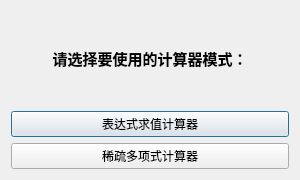
<?xml version="1.0" encoding="UTF-8"?>
<ui version="4.0">
 <class>ModeSelectDialog</class>
 <widget class="QDialog" name="ModeSelectDialog">
  <property name="geometry">
   <rect>
    <x>0</x>
    <y>0</y>
    <width>300</width>
    <height>180</height>
   </rect>
  </property>
  <property name="windowTitle">
   <string>选择计算器模式</string>
  </property>
  <layout class="QVBoxLayout" name="verticalLayout">
   <item>
    <widget class="QLabel" name="labelTitle">
     <property name="text">
      <string>请选择要使用的计算器模式：</string>
     </property>
     <property name="alignment">
      <set>Qt::AlignCenter</set>
     </property>
     <property name="font">
      <font>
       <pointsize>11</pointsize>
       <weight>75</weight>
       <bold>true</bold>
      </font>
     </property>
    </widget>
   </item>
   <item>
    <widget class="QPushButton" name="btnExpr">
     <property name="text">
      <string>表达式求值计算器</string>
     </property>
     <property name="minimumHeight">
      <number>40</number>
     </property>
    </widget>
   </item>
   <item>
    <widget class="QPushButton" name="btnPoly">
     <property name="text">
      <string>稀疏多项式计算器</string>
     </property>
     <property name="minimumHeight">
      <number>40</number>
     </property>
    </widget>
   </item>
  </layout>
 </widget>
 <resources/>
 <connections/>
</ui>
